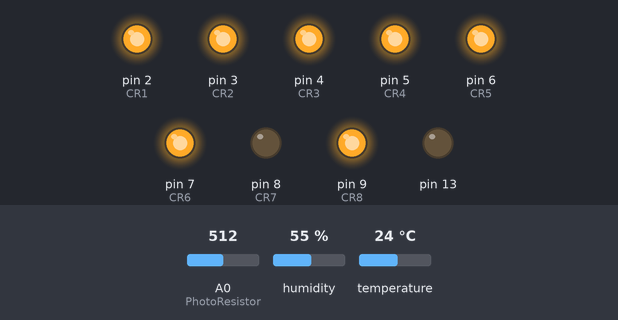
A program run on a simulated Arduino Uno, built with avr-gcc and run on an emulated ATmega328P. Shown: output pins drawn as LEDs (lit = HIGH). The inputs (shaded band) are chosen by the test bench; at power-on: A0 (PhotoResistor) = 512, temperature 24 °C, humidity 55 %. What the program prints to the serial monitor is not drawn.

Above: at 1.2 s.
1.3 s: A0 (PhotoResistor) set to 28
2.8 s: A0 (PhotoResistor) set to 22
At 4.0 s:
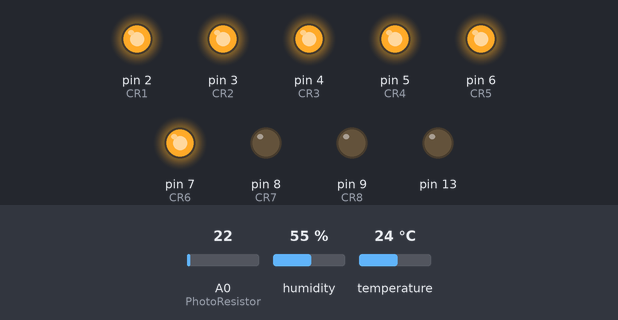
4.3 s: temperature set to 16.2 °C
7.2 s: temperature set to 14.9 °C
At 8.8 s:
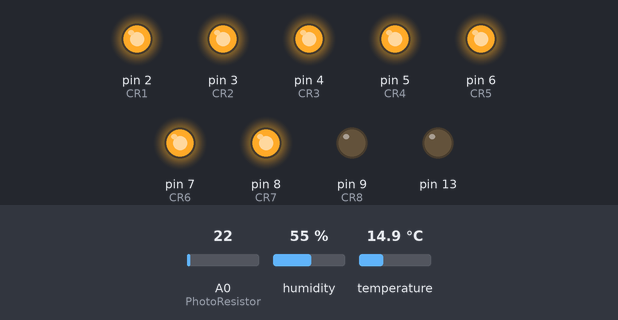
9.5 s: A0 (PhotoResistor) set to 70
At 10.3 s:
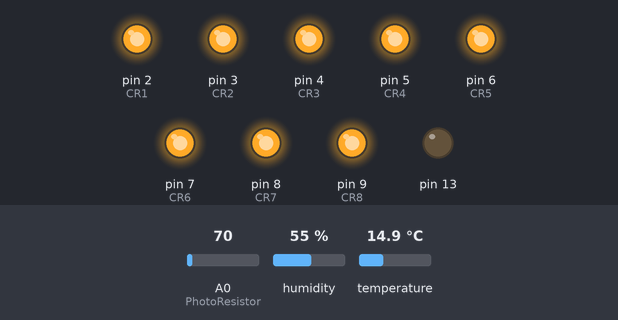
Timing chart, 0 to 12.5 s (numbered marks = the images above; inputs shaded):
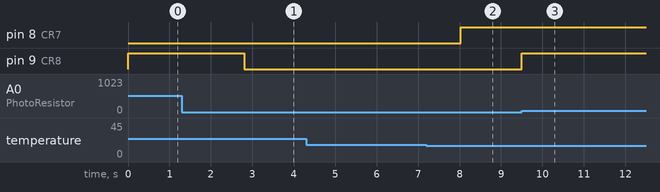

Measured:
- the behaviour switches between 25 and 24 on A0 (PhotoResistor) (found by bisection; images 0 and 1)
- the behaviour switches between 15.6 and 15.5 °C on temperature (found by bisection; images 1 and 2)
- after the input at 2.8 s, pin 9 (CR8): HIGH → LOW at once
- after the input at 7.2 s, pin 8 (CR7): LOW → HIGH after 0.83 s
- after the input at 9.5 s, pin 9 (CR8): LOW → HIGH at once

The program:

main.cpp
```cpp
#include <Arduino.h>
#include <DHT.h>
#include <LiquidCrystal.h>

#define DHTPIN 10
#define DHTTYPE DHT22


DHT dht(10, DHT22); //creates new instance of dht class on pin 8
//Pin Definitions
const int CR1 = 2;
const int CR2 = 3;
const int CR3 = 4;
const int CR4 = 5;
const int CR5 = 6;
const int CR6 = 7;
const int CR7 = 8;
const int CR8 = 9;
const int PhotoResistor = A0;
int incomingByte = 0;
int incrementor = 0;
//other definitions
int serialTimeout = 3000;
int byteStorage1;

void setup() {
  Serial.begin(9600); //set serial buad rate
  dht.begin();        //initialize serial
  pinMode(CR1, OUTPUT);
  pinMode(CR2, OUTPUT);
  pinMode(CR3, OUTPUT);
  pinMode(CR4, OUTPUT);
  pinMode(CR5, OUTPUT);
  pinMode(CR6, OUTPUT);
  pinMode(CR7, OUTPUT);
  pinMode(CR8, OUTPUT);
  pinMode(13, OUTPUT);
  digitalWrite(CR1, HIGH);
  digitalWrite(CR2, HIGH);
  digitalWrite(CR3, HIGH);
  digitalWrite(CR4, HIGH);
  digitalWrite(CR5, HIGH);
  digitalWrite(CR6, HIGH);
  digitalWrite(CR7, HIGH);
  digitalWrite(CR8, HIGH);
}


void updateRelay(char relayNum, char relayState) {
  switch (relayNum)
  {
  case '1':
    if (relayState == '1') {digitalWrite(CR1, LOW);}
    else {digitalWrite(CR1, HIGH);}
    break;

    case '2':
    if (relayState == '1') {digitalWrite(CR2, LOW);}
    else {digitalWrite(CR2, HIGH);}
    break;

    case '3':
    if (relayState == '1') {digitalWrite(CR3, LOW);}
    else {digitalWrite(CR3, HIGH);}
    break;

    case '4':
    if (relayState == '1') {digitalWrite(CR4, LOW);}
    else {digitalWrite(CR4, HIGH);}
    break;

    case '5':
    if (relayState == '1') {digitalWrite(CR5, LOW);}
    else {digitalWrite(CR5, HIGH);}
    break;

    case '6':
    if (relayState == '1') {digitalWrite(CR6, LOW);}
    else {digitalWrite(CR6, HIGH);}
    break;

    case '7':
    if (relayState == '1') {digitalWrite(CR7, LOW);}
    else {digitalWrite(CR7, HIGH);}
    break;

    case '8':
    if (relayState == '1') {digitalWrite(CR8, LOW);}
    else {digitalWrite(CR8, HIGH);}
    break;

    case '9':
    enableALL();
    break;

    case '10':
    disableALL();
    break;

    default:
    Serial.println("invalid parameter");
    break;
  }


}

void disableALL() {
  digitalWrite(CR1, HIGH);
  digitalWrite(CR2, HIGH);
  digitalWrite(CR3, HIGH);
  digitalWrite(CR4, HIGH);
  digitalWrite(CR5, HIGH);
  digitalWrite(CR6, HIGH);
  digitalWrite(CR7, HIGH);
  digitalWrite(CR8, HIGH);
}

void enableALL() {
  digitalWrite(CR1, LOW);
  digitalWrite(CR2, LOW);
  digitalWrite(CR3, LOW);
  digitalWrite(CR4, LOW);
  digitalWrite(CR5, LOW);
  digitalWrite(CR6, LOW);
  digitalWrite(CR7, LOW);
  digitalWrite(CR8, LOW);
}

//main loop
void loop() {

  if (Serial.available() > 0) {
    String command = Serial.readStringUntil('\n'); //extrapolte string from data in buffer
    command.trim(); //remove escape sequence and trailing junk

    if (command.length() == 2) {            //split string into two segments.
      char relayNum = command.charAt(0);
      char relayState = command.charAt(1);

      updateRelay(relayNum, relayState); //update relay state

      //returns acknoledgement of success or failure to python.
      Serial.print("Success:");
      Serial.println(command);
    } else {
      Serial.print("ERROR: Invalid command length: ");
      Serial.println(command);
    }
  }

  float temperature = dht.readTemperature(true); //temp floating point variable
  //float humidity = dht.readHumidity(); //humidity floating point variable
  int lightValue = analogRead(PhotoResistor); // Read the raw analog value (0-1023)

  if (temperature > 60) {
    updateRelay('7', '1');
  } else {
    updateRelay('7', '0');
  }

  if (lightValue < 25) {
    updateRelay('8', '1');
  } else {
    updateRelay('8', '0');
  }
Serial.println(lightValue);
}
```
